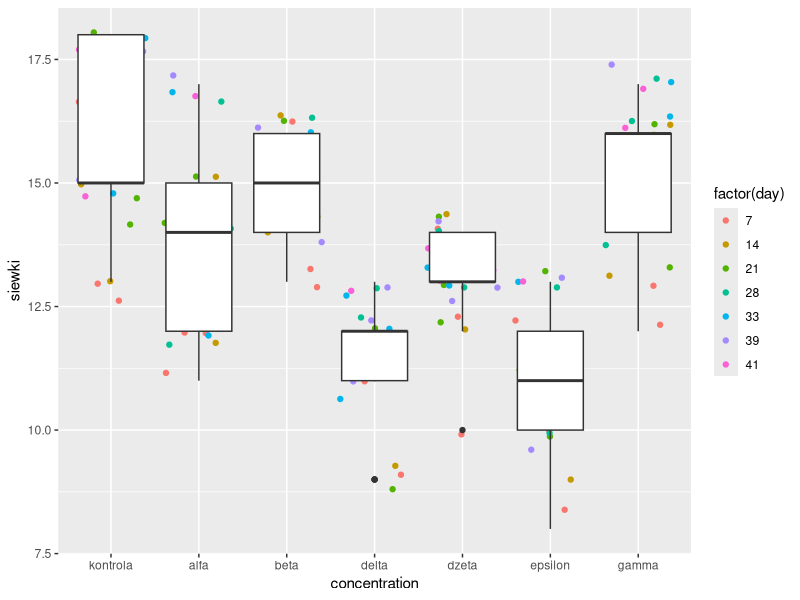
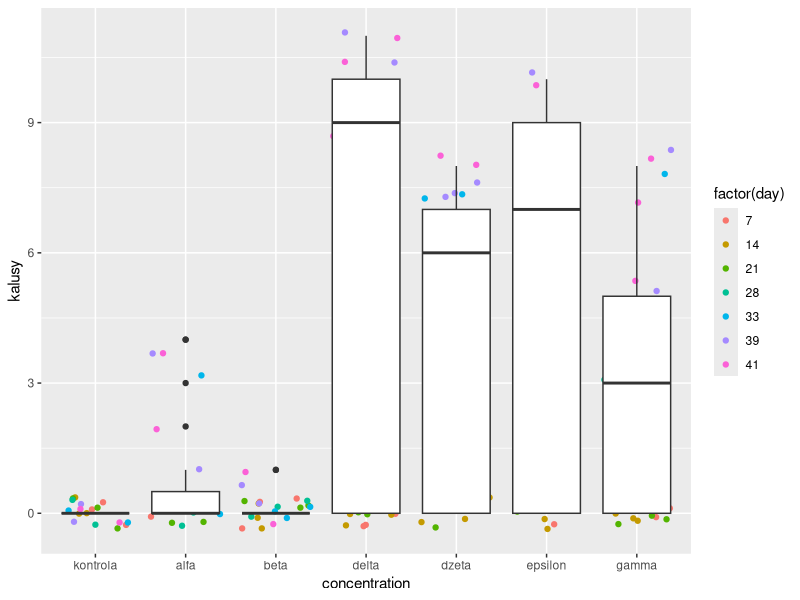
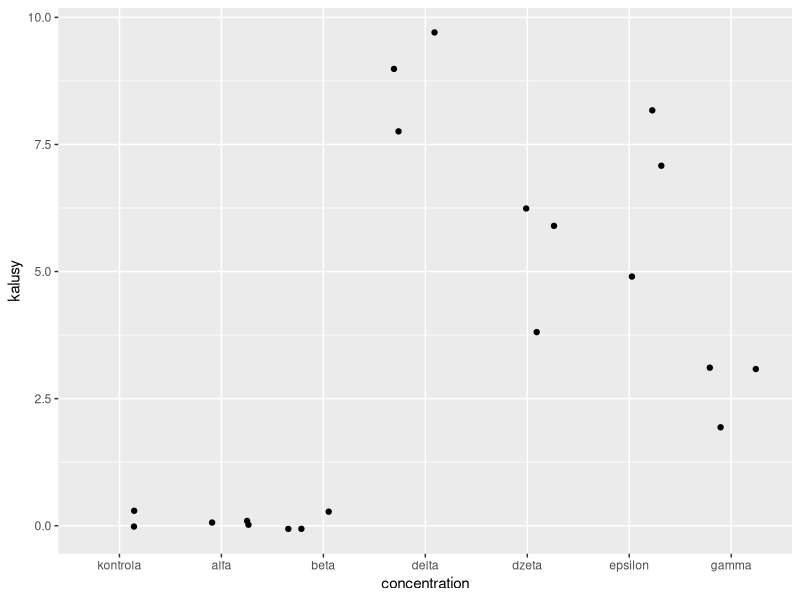
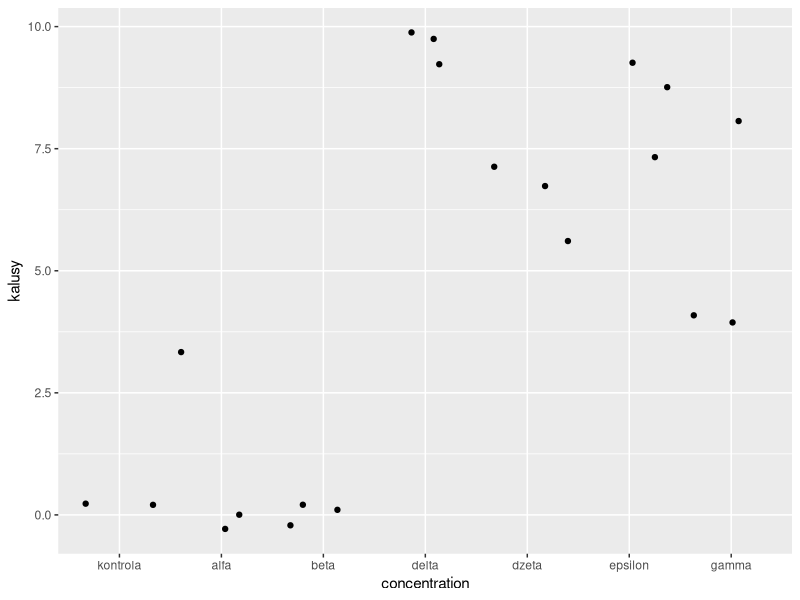
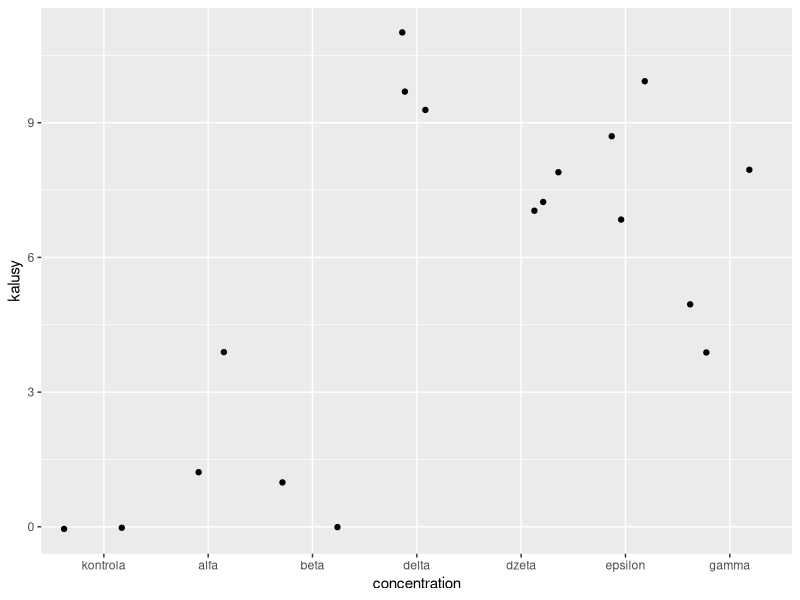
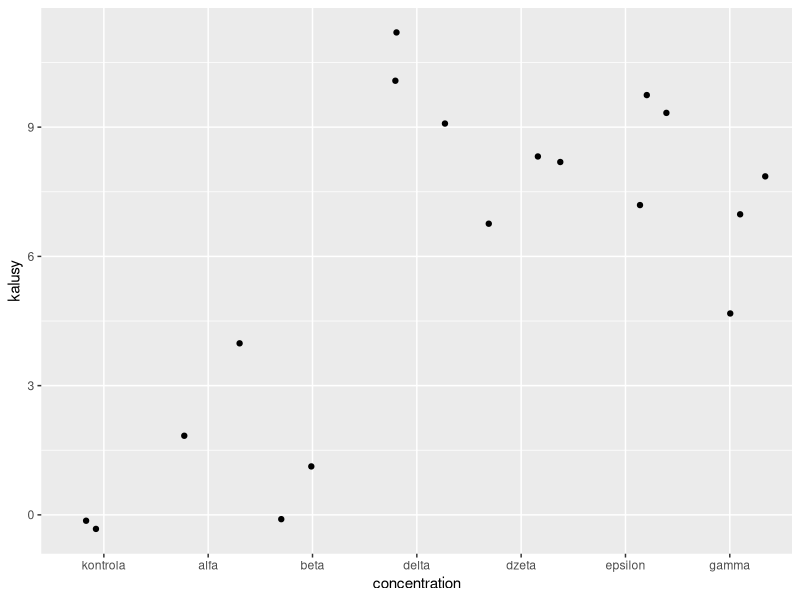
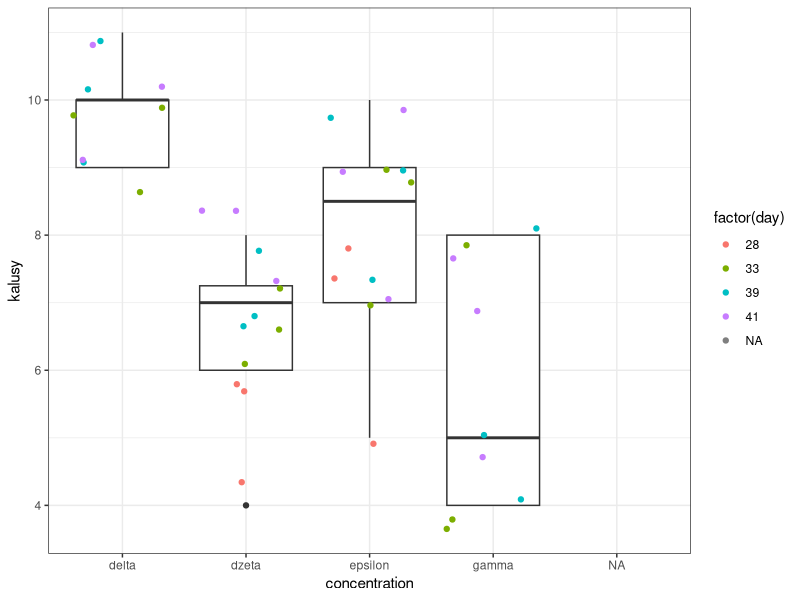

The R script that drew these images, in order:
## ---- chunk 1
library(forcats)
library(ggplot2)
library(sandwich)


kielkowanie <- read.csv("./kielkowanie.csv")
kielkowanie$concentration = fct_relevel(kielkowanie$concentration, "kontrola", "alfa")

ggplot(data = kielkowanie) + geom_jitter(aes(x=concentration, y=siewki, color = factor(day))) + geom_boxplot(aes(x=concentration, y=siewki))
## ---- chunk 2
m1 = glm(siewki ~ concentration + day, family="poisson", data=kielkowanie)
summary(m1)

cov.m1 <- vcovHC(m1, type="HC0")
std.err <- sqrt(diag(cov.m1))
r.est <- cbind(Estimate= coef(m1), "Robust SE" = std.err,
"Pr(>|z|)" = 2 * pnorm(abs(coef(m1)/std.err), lower.tail=FALSE),
LL = coef(m1) - 1.96 * std.err,
UL = coef(m1) + 1.96 * std.err)

r.est
## ---- chunk 3
m1_d7 = glm(siewki ~ concentration, family="poisson", data= subset(kielkowanie, day == 7))
summary(m1_d7)

cov.m1_d7 <- vcovHC(m1_d7, type="HC0")
std.err_m1d7 <- sqrt(diag(cov.m1_d7))
r.est_m1d7 <- cbind(Estimate= coef(m1_d7), "Robust SE" = std.err_m1d7,
"Pr(>|z|)" = 2 * pnorm(abs(coef(m1_d7)/std.err_m1d7), lower.tail=FALSE),
LL = coef(m1_d7) - 1.96 * std.err_m1d7,
UL = coef(m1_d7) + 1.96 * std.err_m1d7)

r.est_m1d7
## ---- chunk 4
ggplot(data = kielkowanie) + geom_jitter(aes(x=concentration, y=kalusy, color = factor(day))) + geom_boxplot(aes(x=concentration, y=kalusy))
## ---- chunk 5
m2 = glm(kalusy ~ concentration + day, family="poisson", data=kielkowanie)
summary(m2)

cov.m2 <- vcovHC(m2, type="HC0")
std.err_m2 <- sqrt(diag(cov.m2))
r.est_m2 <- cbind(Estimate= coef(m2), "Robust SE" = std.err_m2,
"Pr(>|z|)" = 2 * pnorm(abs(coef(m2)/std.err_m2), lower.tail=FALSE),
LL = coef(m2) - 1.96 * std.err_m2,
UL = coef(m2) + 1.96 * std.err_m2)

r.est_m2
## ---- chunk 6
ggplot(data= subset(kielkowanie, day == 28)) + geom_jitter(aes(x=concentration, y=kalusy))
m2_d28 = glm(kalusy ~ concentration, family="poisson", data= subset(kielkowanie, day == 28))
summary(m2_d28)

cov.m2_d28 <- vcovHC(m2_d28, type="HC0")
std.err_m2d28 <- sqrt(diag(cov.m2_d28))
r.est_m2d28 <- cbind(Estimate= coef(m2_d28), "Robust SE" = std.err_m2d28,
"Pr(>|z|)" = 2 * pnorm(abs(coef(m2_d28)/std.err_m2d28), lower.tail=FALSE),
LL = coef(m2_d28) - 1.96 * std.err_m2d28,
UL = coef(m2_d28) + 1.96 * std.err_m2d28)

r.est_m2d28
## ---- chunk 7
ggplot(data= subset(kielkowanie, day == 33)) + geom_jitter(aes(x=concentration, y=kalusy))
m2_d33 = glm(kalusy ~ concentration, family="poisson", data= subset(kielkowanie, day == 33))
summary(m2_d33)

cov.m2_d33 <- vcovHC(m2_d33, type="HC0")
std.err_m2d33 <- sqrt(diag(cov.m2_d33))
r.est_m2d33 <- cbind(Estimate= coef(m2_d33), "Robust SE" = std.err_m2d33,
"Pr(>|z|)" = 2 * pnorm(abs(coef(m2_d33)/std.err_m2d33), lower.tail=FALSE),
LL = coef(m2_d33) - 1.96 * std.err_m2d33,
UL = coef(m2_d33) + 1.96 * std.err_m2d33)

r.est_m2d33
## ---- chunk 8
ggplot(data= subset(kielkowanie, day == 39)) + geom_jitter(aes(x=concentration, y=kalusy))
m2_d39 = glm(kalusy ~ concentration, family="poisson", data= subset(kielkowanie, day == 39))
summary(m2_d39)

cov.m2_d39 <- vcovHC(m2_d39, type="HC0")
std.err_m2d39 <- sqrt(diag(cov.m2_d39))
r.est_m2d39 <- cbind(Estimate= coef(m2_d39), "Robust SE" = std.err_m2d39,
"Pr(>|z|)" = 2 * pnorm(abs(coef(m2_d39)/std.err_m2d39), lower.tail=FALSE),
LL = coef(m2_d39) - 1.96 * std.err_m2d39,
UL = coef(m2_d39) + 1.96 * std.err_m2d39)

r.est_m2d39
## ---- chunk 9
ggplot(data= subset(kielkowanie, day == 41)) + geom_jitter(aes(x=concentration, y=kalusy))
m2_d41 = glm(kalusy ~ concentration, family="poisson", data= subset(kielkowanie, day == 41))
summary(m2_d41)

cov.m2_d41 <- vcovHC(m2_d41, type="HC0")
std.err_m2d41 <- sqrt(diag(cov.m2_d41))
r.est_m2d41 <- cbind(Estimate= coef(m2_d41), "Robust SE" = std.err_m2d41,
"Pr(>|z|)" = 2 * pnorm(abs(coef(m2_d41)/std.err_m2d41), lower.tail=FALSE),
LL = coef(m2_d41) - 1.96 * std.err_m2d41,
UL = coef(m2_d41) + 1.96 * std.err_m2d41)

r.est_m2d41
## ---- chunk 10
sub_kielkowanie = subset(kielkowanie,
                         kielkowanie$concentration == "delta" | 
                           kielkowanie$concentration == "epsilon" |
                           kielkowanie$concentration == "dzeta" |
                           kielkowanie$concentration == "gamma")
  
sub_kielkowanie_day = subset(sub_kielkowanie, kielkowanie$day >= 21)

ggplot(data = sub_kielkowanie_day) +
  geom_boxplot(aes(x=concentration, y=kalusy)) + 
  geom_jitter(aes(x=concentration, y=kalusy, color = factor(day))) +
  theme_bw()
modelX = glm(kalusy ~ concentration, family = "poisson", data = sub_kielkowanie_day)
summary(modelX)
